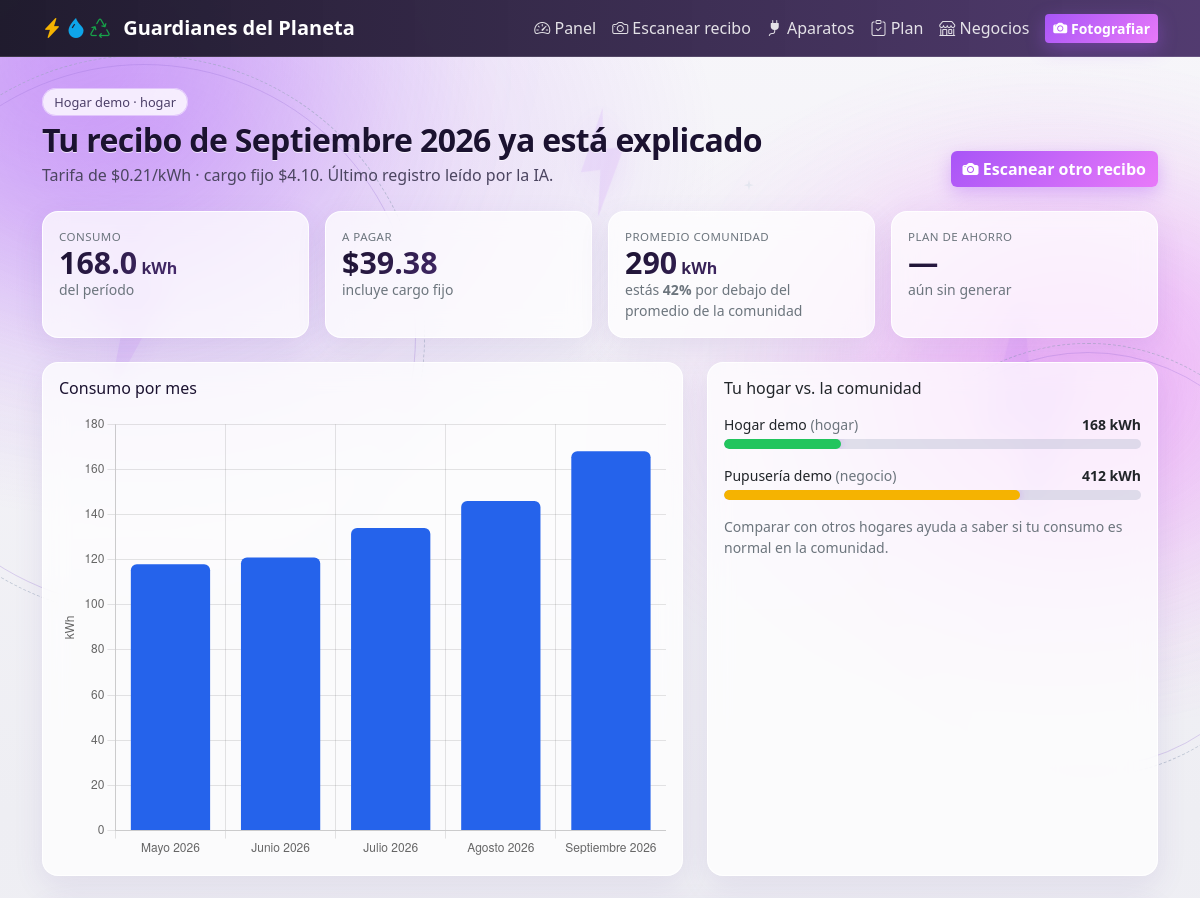
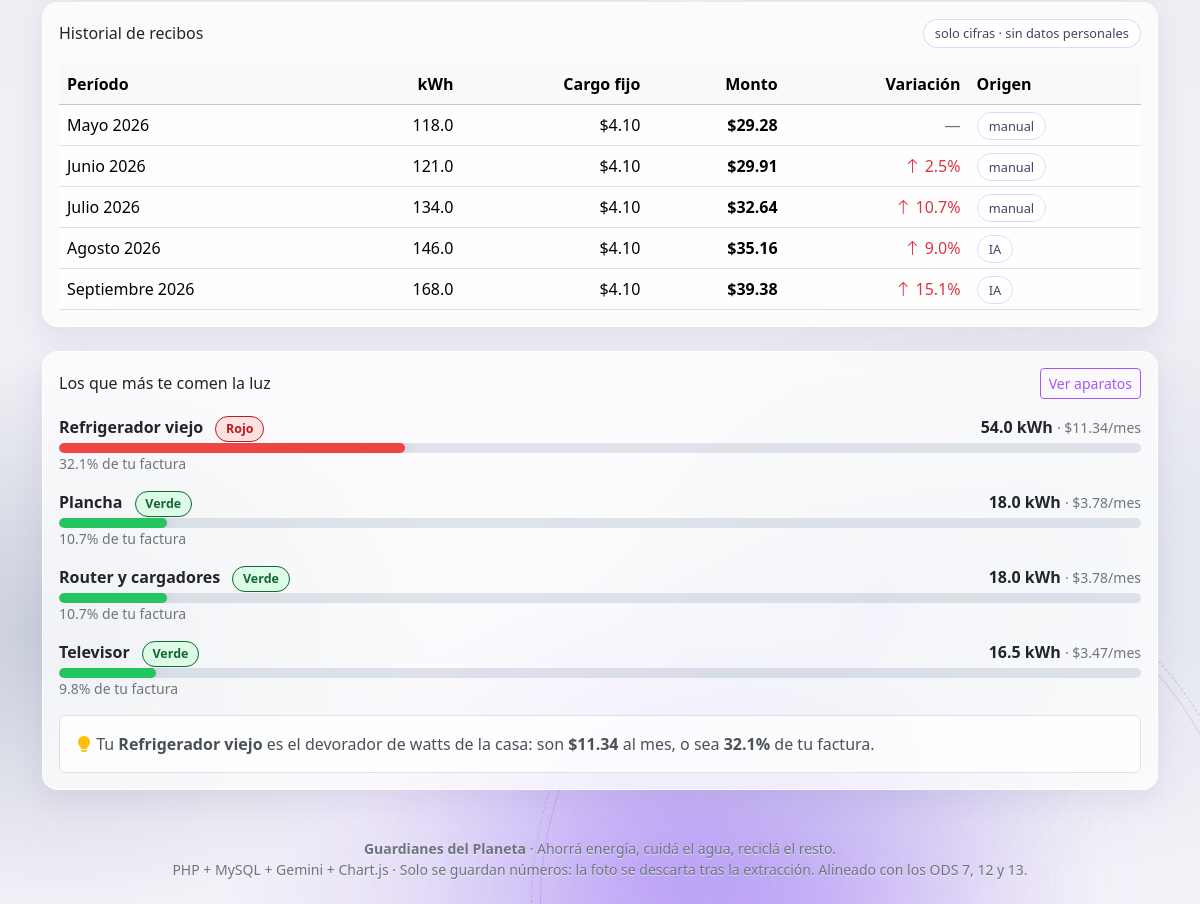
The page / on the database its author committed (2 pictures, top to bottom).
### tables this page shows
CREATE TABLE hogares (
    id         INT UNSIGNED AUTO_INCREMENT PRIMARY KEY,
    alias      VARCHAR(60)  NOT NULL,                 
    tipo       ENUM('hogar','negocio') NOT NULL DEFAULT 'hogar',
    tarifa     DECIMAL(10,4) NOT NULL DEFAULT 0.2100,  
    creado_en  TIMESTAMP NOT NULL DEFAULT CURRENT_TIMESTAMP
);

CREATE TABLE recibos (
    id            INT UNSIGNED AUTO_INCREMENT PRIMARY KEY,
    hogar_id      INT UNSIGNED NOT NULL,
    periodo       VARCHAR(60)   NOT NULL,              
    fecha         DATE          NOT NULL,
    kwh           DECIMAL(10,2) NOT NULL,
    monto         DECIMAL(10,2) NOT NULL,
    cargo_fijo    DECIMAL(10,2) NOT NULL DEFAULT 0,
    tarifa        DECIMAL(10,4) NOT NULL,
    origen        ENUM('ia','manual') NOT NULL DEFAULT 'manual',
    creado_en     TIMESTAMP NOT NULL DEFAULT CURRENT_TIMESTAMP,
    CONSTRAINT fk_recibos_hogar FOREIGN KEY (hogar_id) REFERENCES hogares(id) ON DELETE CASCADE,
    INDEX idx_hogar_fecha (hogar_id, fecha)
);

CREATE TABLE aparatos (
    id         INT UNSIGNED AUTO_INCREMENT PRIMARY KEY,
    hogar_id   INT UNSIGNED NOT NULL,
    nombre     VARCHAR(80)   NOT NULL,
    watts      SMALLINT UNSIGNED NOT NULL,
    horas_dia  DECIMAL(5,2)  NOT NULL DEFAULT 1.00,
    categoria  VARCHAR(30)   NOT NULL DEFAULT 'otro',
    creado_en  TIMESTAMP NOT NULL DEFAULT CURRENT_TIMESTAMP,
    CONSTRAINT fk_aparatos_hogar FOREIGN KEY (hogar_id) REFERENCES hogares(id) ON DELETE CASCADE,
    INDEX idx_hogar (hogar_id)
);

### index.php (the view, shortened to what the rows shown need)
<?php
require __DIR__ . '/includes/header.php';
$hogarId   = (int) $hogar['id'];
$tarifa    = tarifaDe($hogar);
$historial = historial($hogarId);
$ultimo    = $historial ? $historial[array_key_last($historial)] : null;
$ranking   = rankingAparatos($hogarId, $tarifa, $ultimo ? (float) $ultimo['kwh'] : 0.0);
$comunidad = promedioComunidad();
$plan = db()->prepare('SELECT * FROM planes_ahorro WHERE hogar_id = ? ORDER BY id DESC LIMIT 1');
$plan->execute([$hogarId]);
$plan = $plan->fetch() ?: null;
$topAparato  = $ranking[0] ?? null;
?>
<?php if (!$ultimo): ?>
  <header class="pagina-titulo text-center mb-5">
    <h1 class="h2 mb-2">Todavía no hay recibos</h1>
    <p class="mb-3">Empezá por fotografiar tu primer recibo de luz.</p>
    <a href="recibos_subir.php" class="btn btn-warning fw-semibold">
      <i class="bi bi-camera-fill"></i> Escanear recibo
    </a>
  </header>
<?php else: ?>
  <header class="pagina-titulo d-flex flex-wrap justify-content-between align-items-end gap-3 mb-4">
    <div>
      <span class="chip"><?= e($hogar['alias']) ?> · <?= e($hogar['tipo']) ?></span>
      <h1 class="h2 mt-2 mb-1">Tu recibo de <?= e($ultimo['periodo']) ?> ya está explicado</h1>
      <p class="mb-0">
        Tarifa de <?= usd($tarifa) ?>/kWh · cargo fijo <?= usd($ultimo['cargo_fijo']) ?>.
        Último registro leído por <?= $ultimo['origen'] === 'ia' ? 'la IA' : 'ingreso manual' ?>.
      </p>
    </div>
    <a href="recibos_subir.php" class="btn btn-warning fw-semibold">
      <i class="bi bi-camera-fill"></i> Escanear otro recibo
    </a>
  </header>
  <div class="row g-3 mb-4">
    <div class="col-6 col-lg-3">
      <div class="card card-tarifa h-100"><div class="card-body">
        <div class="etiqueta-ia text-secondary">Consumo</div>
        <div class="kpi"><?= num($ultimo['kwh']) ?><small class="fs-6"> kWh</small></div>
        <div class="small text-secondary">del período</div>
      </div></div>
    </div>
    <div class="col-6 col-lg-3">
      <div class="card card-tarifa h-100"><div class="card-body">
        <div class="etiqueta-ia text-secondary">A pagar</div>
        <div class="kpi"><?= usd($ultimo['monto']) ?></div>
        <div class="small text-secondary">incluye cargo fijo</div>
      </div></div>
    </div>
    <div class="col-6 col-lg-3">
      <div class="card card-tarifa h-100"><div class="card-body">
        <div class="etiqueta-ia text-secondary">Promedio comunidad</div>
        <div class="kpi"><?= num($comunidad['promedio'], 0) ?><small class="fs-6"> kWh</small></div>
        <div class="small text-secondary">
          <?php $dif = $comunidad['promedio'] > 0 ? ($ultimo['kwh'] - $comunidad['promedio']) / $comunidad['promedio'] * 100 : 0; ?>
          estás <strong><?= num(abs($dif), 0) ?>%</strong>
          <?= $dif >= 0 ? 'por encima' : 'por debajo' ?> del promedio de la comunidad
        </div>
      </div></div>
    </div>
    <div class="col-6 col-lg-3">
      <div class="card card-tarifa h-100"><div class="card-body">
        <div class="etiqueta-ia text-secondary">Plan de ahorro</div>
        <div class="kpi"><?= $plan ? usd($plan['ahorro_total']) : '—' ?></div>
        <div class="small text-secondary">
          <?= $plan ? 'ahorro mensual estimado' : 'aún sin generar' ?>
        </div>
      </div></div>
    </div>
  </div>
  <div class="row g-4 mb-4">
    <div class="col-lg-7">
      <div class="grafica-caja h-100">
        <h2 class="h6 mb-3">Consumo por mes</h2>
        <canvas id="graficaConsumo" height="220"></canvas>
      </div>
    </div>
    <div class="col-lg-5">
      <div class="card card-tarifa h-100">
        <div class="card-body">
          <h2 class="h6 mb-3">Tu hogar vs. la comunidad</h2>
          <?php foreach ($comunidad['hogares'] as $h): ?>
            <?php $pctBarra = $comunidad['promedio'] > 0 ? min(100, $h['kwh'] / max($comunidad['promedio'], 1) * 50) : 0; ?>
            <div class="mb-3">
              <div class="d-flex justify-content-between small">
                <span><?= e($h['nombre']) ?> <span class="text-secondary">(<?= e($h['tipo']) ?>)</span></span>
                <strong><?= num($h['kwh'], 0) ?> kWh</strong>
              </div>
              <div class="barra-fila mt-1">
                <span style="width:<?= (int) $pctBarra ?>%;background:<?= $h['kwh'] <= $comunidad['promedio'] ? '#22c55e' : '#f5b301' ?>"></span>
              </div>
            </div>
          <?php endforeach; ?>
          <p class="small text-secondary mb-0">
            Comparar con otros hogares ayuda a saber si tu consumo es normal en la comunidad.
          </p>
        </div>
      </div>
    </div>
  </div>
  <div class="card card-tarifa mb-4">
    <div class="card-body">
      <div class="d-flex justify-content-between align-items-center mb-3">
        <h2 class="h6 mb-0">Historial de recibos</h2>
        <span class="chip">solo cifras · sin datos personales</span>
      </div>
      <div class="table-responsive">
        <table class="table align-middle mb-0">
          <thead class="table-light">
            <tr>
              <th>Período</th><th class="text-end">kWh</th><th class="text-end">Cargo fijo</th>
              <th class="text-end">Monto</th><th class="text-end">Variación</th><th>Origen</th>
            </tr>
          </thead>
          <tbody>
          <?php foreach ($historial as $i => $r): ?>
            <?php
              $var = null;
              if ($i > 0 && (float) $historial[$i - 1]['kwh'] > 0) {
                  $var = ((float) $r['kwh'] - (float) $historial[$i - 1]['kwh']) / (float) $historial[$i - 1]['kwh'] * 100;
              }
            ?>
            <tr>
              <td><?= e($r['periodo']) ?></td>
              <td class="text-end"><?= num($r['kwh']) ?></td>
              <td class="text-end"><?= usd($r['cargo_fijo']) ?></td>
              <td class="text-end fw-semibold"><?= usd($r['monto']) ?></td>
              <td class="text-end">
                <?php if ($var === null): ?>
                  <span class="text-secondary">—</span>
                <?php elseif ($var > 0): ?>
                  <span class="text-danger"><i class="bi bi-arrow-up"></i> <?= num($var) ?>%</span>
                <?php else: ?>
                  <span class="text-success"><i class="bi bi-arrow-down"></i> <?= num(abs($var)) ?>%</span>
                <?php endif; ?>
              </td>
              <td><span class="chip"><?= $r['origen'] === 'ia' ? 'IA' : 'manual' ?></span></td>
            </tr>
          <?php endforeach; ?>
          </tbody>
        </table>
      </div>
    </div>
  </div>
  <div class="card card-tarifa">
    <div class="card-body">
      <div class="d-flex justify-content-between align-items-center mb-3">
        <h2 class="h6 mb-0">Los que más te comen la luz</h2>
        <a href="aparatos.php" class="btn btn-outline-primary btn-sm">Ver aparatos</a>
      </div>
      <?php if (!$ranking): ?>
        <p class="text-secondary mb-0">Todavía no cargaste aparatos.
          <a href="aparatos.php">Agregá el primero</a>.</p>
      <?php else: ?>
        <?php foreach (array_slice($ranking, 0, 4) as $a): ?>
          <div class="mb-3">
            <div class="d-flex justify-content-between align-items-center">
              <div>
                <strong><?= e($a['nombre']) ?></strong>
                <span class="badge-sem semaforo-<?= $a['semaforo'] ?> ms-2">
                  <?= etiquetaSemaforo($a['semaforo']) ?>
                </span>
              </div>
              <div class="text-end">
                <strong><?= num($a['kwh']) ?> kWh</strong>
                <span class="text-secondary small"> · <?= usd($a['costo']) ?>/mes</span>
              </div>
            </div>
            <div class="barra-fila mt-1">
              <span style="width:<?= (int) min(100, $a['pct']) ?>%;
                background:<?= ['rojo' => '#ef4444', 'amarillo' => '#f5b301', 'verde' => '#22c55e'][$a['semaforo']] ?>"></span>
            </div>
            <div class="small text-secondary"><?= num($a['pct']) ?>% de tu factura</div>
          </div>
        <?php endforeach; ?>
        <?php if ($topAparato): ?>
          <p class="alert alert-light border mb-0">
            <i class="bi bi-lightbulb-fill text-warning"></i>
            Tu <strong><?= e($topAparato['nombre']) ?></strong> es el devorador de watts de la casa:
            son <strong><?= usd($topAparato['costo']) ?></strong> al mes, o sea
            <strong><?= num($topAparato['pct']) ?>%</strong> de tu factura.
          </p>
        <?php endif; ?>
      <?php endif; ?>
    </div>
  </div>
<?php endif; ?>
<?php if ($historial): ?>
<script>
(function () {
  const datos = JSON.parse(document.getElementById('datos-grafica').textContent);
  const ctx = document.getElementById('graficaConsumo');
  if (!ctx) return;
  function dibujar() {
    if (window.Chart) {
      new Chart(ctx, {
        type: 'bar',
        data: {
          labels: datos.etiquetas,
          datasets: [{
            label: 'kWh por mes',
            data: datos.kwh,
            backgroundColor: datos.colores,
            borderRadius: 6
          }]
        },
        options: {
          plugins: { legend: { display: false } },
          scales: { y: { beginAtZero: true, title: { display: true, text: 'kWh' } } }
        }
      });
      return;
    }
    // Sin CDN (Plan B sin internet): mismas barras, en CSS puro.
    const max = Math.max.apply(null, datos.kwh);
    const caja = document.createElement('div');
    caja.className = 'd-flex align-items-end gap-2';
    caja.style.height = '200px';
    datos.kwh.forEach(function (v, i) {
      const col = document.createElement('div');
      col.className = 'flex-grow-1 text-center';
      col.innerHTML =
        '<div class="small text-secondary mb-1">' + v.toFixed(0) + '</div>' +
        '<div style="height:' + Math.round((v / max) * 150) + 'px;background:' +
          datos.colores[i] + ';border-radius:6px 6px 0 0"></div>' +
        '<div class="small text-secondary mt-1" style="font-size:.68rem">' +
          datos.etiquetas[i] + '</div>';
      caja.appendChild(col);
    });
    ctx.replaceWith(caja);
  }
  // Chart.js se carga en el footer: esperamos a que todo el documento esté listo.
  if (document.readyState === 'loading') {
    document.addEventListener('DOMContentLoaded', dibujar);
  } else {
    dibujar();
  }
})();
</script>
<?php endif; ?>
<?php require __DIR__ . '/includes/footer.php'; ?>

### rows shown on the page
hogares: alias "Hogar demo", tipo "hogar", tarifa "$0.21"
recibos: periodo "Septiembre 2026", cargo_fijo "$4.10", kwh "168.0", monto "$39.38", kwh "42", var "15.1", origen "IA"
hogares: alias "Pupusería demo", tipo "negocio", kwh "412", $pctBarra 71 (drawn)
recibos: periodo "Mayo 2026", kwh "118.0", cargo_fijo "$4.10", monto "$29.28", origen "manual"
recibos: periodo "Junio 2026", kwh "121.0", cargo_fijo "$4.10", monto "$29.91", var "2.5", origen "manual"
recibos: periodo "Julio 2026", kwh "134.0", cargo_fijo "$4.10", monto "$32.64", var "10.7", origen "manual"
recibos: periodo "Agosto 2026", kwh "146.0", cargo_fijo "$4.10", monto "$35.16", var "9.0", origen "IA"
aparatos: nombre "Refrigerador viejo", semaforo "Rojo", kwh "54.0", costo "$11.34", min(100, $a['pct']) 32 (drawn), pct "32.1"
aparatos: nombre "Plancha", semaforo "Verde", kwh "18.0", costo "$3.78", min(100, $a['pct']) 10 (drawn), pct "10.7"
aparatos: nombre "Router y cargadores", semaforo "Verde", kwh "18.0", costo "$3.78", min(100, $a['pct']) 10 (drawn), pct "10.7"
aparatos: nombre "Televisor", semaforo "Verde", kwh "16.5", costo "$3.47", min(100, $a['pct']) 9 (drawn), pct "9.8"

### other values the page prints
num($comunidad['promedio'], 0) "290"
$h['nombre'] "Hogar demo"
$h['tipo'] "hogar"
num($h['kwh'], 0) "168"
usd($topAparato['costo']) "$11.34"
num($topAparato['pct']) "32.1"
